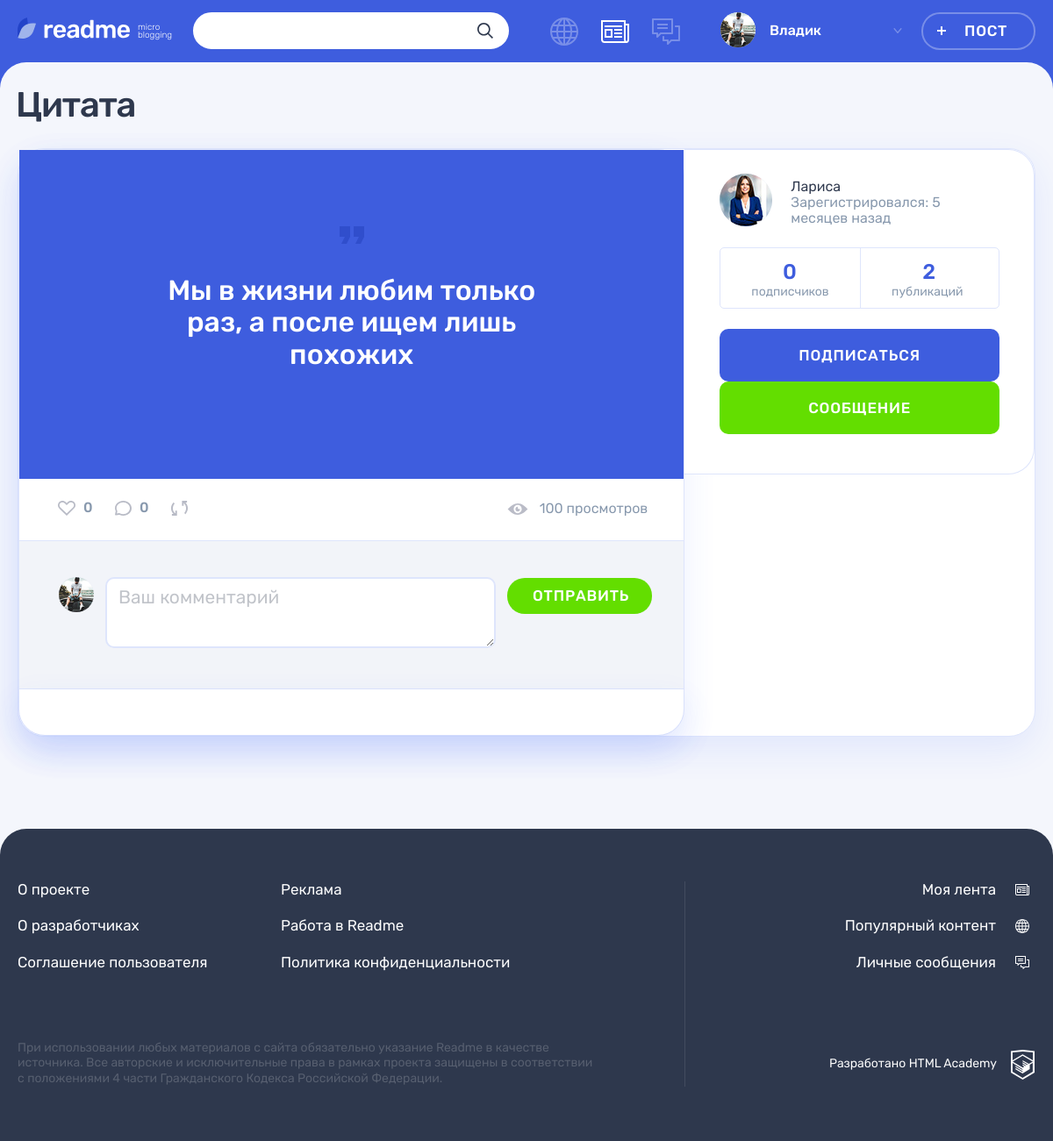
Screenshot of /post.php?id=1 (signed in) with the database file from the repository.
### tables this page shows
CREATE TABLE posts
(
    id           INT AUTO_INCREMENT PRIMARY KEY,
    creationDate TIMESTAMP DEFAULT CURRENT_TIMESTAMP,
    title        VARCHAR(128),
    content      VARCHAR(255),
    typeID       INT NOT NULL,
    authorId     INT NOT NULL,
    image        VARCHAR(255),
    video        VARCHAR(255),
    link         VARCHAR(255),
    views        INT,
    author       VARCHAR(128),
    repostCount  VARCHAR(128),
    FOREIGN KEY (authorId) REFERENCES users (id),
    FOREIGN KEY (typeId) REFERENCES content_type (id)
);

CREATE TABLE users
(
    id               INT AUTO_INCREMENT PRIMARY KEY,
    registrationDate TIMESTAMP DEFAULT CURRENT_TIMESTAMP,
    email            VARCHAR(128) NOT NULL UNIQUE,
    login            VARCHAR(128) UNIQUE,
    password         CHAR(64)     NOT NULL,
    avatar           VARCHAR(255)
);

### helpers.php (called while the page is built, shortened)
<?php
function get_noun_plural_form(int $number, string $one, string $two, string $many): string
{
    $number = (int)$number;
    $mod10 = $number % 10;
    $mod100 = $number % 100;
    switch (true) {
        default:
            return $many;
    }
}
function include_template($name, array $data = [])
{
    $name = 'templates/'.$name;
    extract($data);
    require $name;
    $result = ob_get_clean();
    return $result;
}
function generate_random_date($index)
{
    $deltas = [['minutes' => 59], ['hours' => 23], ['days' => 6], ['weeks' => 4], ['months' => 11]];
    $dcnt = count($deltas);
    $delta = $deltas[$index];
    $timeval = rand(1, current($delta));
    $timename = key($delta);
    $ts = strtotime("$timeval $timename ago");
    $dt = date('Y-m-d H:i:s', $ts);
    return $dt;
}

### functions.php (called while the page is built, shortened)
<?php
function DateFormat($index, $data = '')
{
    $RandomDate = date_create(generate_random_date($index));
    if (! empty($data)) {
        $RandomDate = new DateTime($data);
    }
    $current_time = new DateTime();
    $date = $current_time->diff($RandomDate);
    if ($date->format('%y') >= 1) {
        return $RandomDate->format("d-M-Y");
    } elseif (1.25 <= ((int)$date->format('%m')) + ($date->format('%d')) / 31) {
        return seePlural($date->format('%m'), 'месяц', 'месяца', 'месяцев');
    } elseif ((1 <= $date->format('%d'))) {
        return seePlural($date->format('%d'), 'день', 'дня', 'дней');
    } elseif (1 <= $date->format('%h')) {
        return seePlural($date->format('%h'), 'час', 'часа', 'часов');
    } else {
        return seePlural($date->format('%i'), 'минута', 'минуты', 'минут');
    }
}
function seePlural($str, $one, $two, $many, $ending = ' назад')
{
    return $str.' '.get_noun_plural_form($str, $one, $two, $many).$ending;
}
function SqlRequest($reques, $from, $where, $con, $id = '', $as = '', $join = "")
{
    $sql = sprintf("SELECT  %s %s  from %s %s WHERE %s %s", $reques, $as, $from, $join, $where, $id);
    $result = mysqli_query($con, $sql);
    $data = mysqli_fetch_all($result, MYSQLI_ASSOC);
    return $data;
}

### templates/widgets/postCreateUser.php (the view, shortened to what this page needs)
<div class="post-details__user user">
    <div class="post-details__user-info user__info">
        <div class="post-details__avatar user__avatar">
            <a class="post-details__name user__name" href="#">
                <a class="post-details__avatar-link user__avatar-link" href="../profileControl.php?UserId=<?= $postAuthor['authorId']?>" >
                    <img class="post-details__picture user__picture"
                         src="../img/<?= strip_tags($postAuthor['avatar']) ?>" alt="Аватар пользователя">
                </a>
        </div>
         <div class="post-details__name-wrapper user__name-wrapper">
            <span><?= strip_tags($postAuthor['login']) ?> </span>
            <br>
            <time class="post-details__time user__time" datetime="2014-03-20">Зарегистрировался: <?= DateFormat(0, $postAuthor['registrationDate']) ?></time>
        </div>
    </div>
    <div class="post-details__rating user__rating">
        <p class="post-details__rating-item user__rating-item user__rating-item--subscribers">
            <span class="post-details__rating-amount user__rating-amount"><?= strip_tags($subscribersCount) ?></span>
            <span class="post-details__rating-text user__rating-text">подписчиков</span>
        </p>
        <p class="post-details__rating-item user__rating-item user__rating-item--publications">
            <span class="post-details__rating-amount user__rating-amount"><?= strip_tags($postsCount) ?></span>
            <span class="post-details__rating-text user__rating-text">публикаций</span>
        </p>
    </div>
    <?php if (intval($postAuthor['authorId']) !==  intval($sessionId)) { ?>
        <div class="post-details__user-buttons user__buttons">
            <form action="../post.php?id=<?= intval($id) ?>"
                  method="post">
                <button class="profile__user-button user__button user__button--subscription button button--main"
                        style="width: 100%;"
                        type="submit"><?= $isSubscribed ? "Подписаться" : "Отписаться" ?></button>
            </form>
            <a class="user__button user__button--writing button button--green"
               href="messages.php?newMessage=<?= $postAuthor['authorId'] ?>&id=<?= $postAuthor['authorId'] ?>">Сообщение</a>
        </div>
    <?php } ?>
</div>

### templates/postQuote.php (shortened to what this page needs)
<main class="page__main page__main--publication">
    <div class="container">
        <h1 class="page__title page__title--publication"><?= strip_tags($post['title']); ?></h1>
        <section class="post-details">
            <article class="feed__post post post-quote">
                <div class="post-details__wrapper post-photo">
                    <div class="post-details__main-block post post--details">
                        <div class="post__main">
                            <blockquote>
                                <p>
                                    <?= strip_tags($post['content']); ?>
                                </p>
                            </blockquote>
                        </div>
                        <div class="post__indicators">
                            <?= $post[0]['likesRepostsComments']; ?>
                        </div>
                        <div class="comments">
                            <?php echo $post[0]['commentForm'],$post[0]['comments']; ?>
                        </div>
                    </div>
                    <?= $post[0]['postCreator']; ?>
                </div>
            </article>
        </section>
    </div>
</main>

### rows the page displays
posts: title "Цитата", content "Мы в жизни любим только раз, а после ищем лишь похожих", authorId.avatar (picture), authorId.login "Лариса", authorId.registrationDate "5 месяцев назад", typeID "2"

### other values shown
strip_tags($userName) "Владик"
strip_tags($like) "0"
strip_tags($comment) "0"
strip_tags($view) "100"
strip_tags($subscribersCount) "0"
